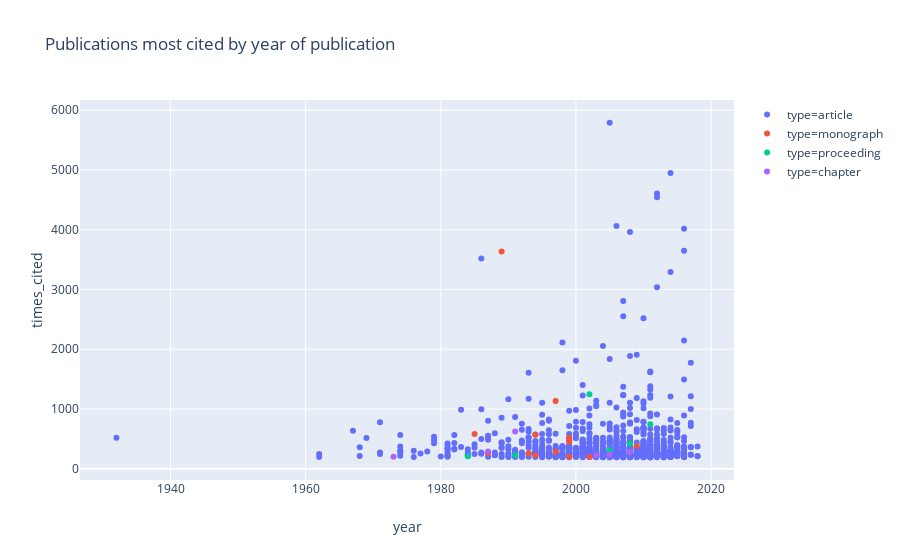

The cell this chart's notebook holds for it:
### Markdown cell above
## Publications most cited by year of publication

### Code cell
px.scatter(df, x="year", y="times_cited", color="type", hover_name="title", 
           hover_data=['type', 'doi', 'year', 'times_cited', 'journal.title'], 
           height=600, title="Publications most cited by year of publication")

### Figure 1 — Plotly figure (JSON) as saved in the notebook; plotly's stock layout.template omitted (floating-point values rounded to 4 significant figures; data arrays with more than 128 entries replaced by an {"elided": "..."} marker saying what was removed)
{"data": [{"customdata": {"elided": "974x5 mixed values"}, "hoverlabel": {"namelength": 0}, "hovertemplate": "<b>%{hovertext}</b><br><br>type=%{customdata[0]}<br>year=%{customdata[2]}<br>times_cited=%{customdata[3]}<br>doi=%{customdata[1]}<br>journal.title=%{customdata[4]}", "hovertext": {"elided": "974 str values"}, "legendgroup": "type=article", "marker": {"color": "#636efa", "symbol": "circle"}, "mode": "markers", "name": "type=article", "showlegend": true, "type": "scatter", "uid": "c2ab5a4c-85b5-4963-8d34-28e819705d32", "x": {"elided": "974 int values"}, "xaxis": "x", "y": {"elided": "974 int values"}, "yaxis": "y"}, {"customdata": [["monograph", "10.1007/978-3-662-02581-9", 1989, 3637, null], ["monograph", "10.1007/978-0-8176-4755-1", 1997, 1135, null], ["monograph", "10.1007/978-1-4757-5323-3", 1985, 584, null], ["monograph", "10.1007/978-1-4419-8524-8", 1994, 568, null], ["monograph", "10.1007/978-3-642-58412-1", 1999, 520, null], ["monograph", "10.1007/978-1-4471-0549-7", 1999, 452, null], ["monograph", "10.1007/978-1-84628-642-1", 2009, 382, null], ["monograph", "10.1007/978-1-4612-2020-6", 1997, 287, null], ["monograph", "10.1007/978-3-642-84942-8", 1993, 261, null], ["monograph", "10.1007/978-1-4899-3614-1", 1987, 261, null], ["monograph", "10.1007/978-1-4612-4284-0", 1994, 226, null], ["monograph", "10.1007/978-3-662-03952-6", 1999, 202, null], ["monograph", "10.1007/978-3-662-04929-7", 2002, 198, null]], "hoverlabel": {"namelength": 0}, "hovertemplate": "<b>%{hovertext}</b><br><br>type=%{customdata[0]}<br>year=%{customdata[2]}<br>times_cited=%{customdata[3]}<br>doi=%{customdata[1]}<br>journal.title=%{customdata[4]}", "hovertext": ["Nonlinear Control Systems, An Introduction", "Optimal Control and Viscosity Solutions of Hamilton-Jacobi-Bellman Equations", "Geometry of Algebraic Curves, Volume I", "The Mathematical Theory of Dilute Gases", "Complexity and Approximation, Combinatorial Optimization Problems and Their Approximability Properties", "Nonlinear Control Systems II", "Robotics, Modelling, Planning and Control", "Output Regulation of Uncertain Nonlinear Systems", "Products of Random Matrices, in Statistical Physics", "Elliptic Differential Equations and Obstacle Problems", "Mathematical Theory of Incompressible Nonviscous Fluids", "Statistical Mechanics, A Short Treatise", "Quantum Theory and Its Stochastic Limit"], "legendgroup": "type=monograph", "marker": {"color": "#EF553B", "symbol": "circle"}, "mode": "markers", "name": "type=monograph", "showlegend": true, "type": "scatter", "uid": "30b5d5fc-dc8b-4451-a136-d313891ce16d", "x": [1989, 1997, 1985, 1994, 1999, 1999, 2009, 1997, 1993, 1987, 1994, 1999, 2002], "xaxis": "x", "y": [3637, 1135, 584, 568, 520, 452, 382, 287, 261, 261, 226, 202, 198], "yaxis": "y"}, {"customdata": [["proceeding", "10.1145/543613.543644", 2002, 1248, null], ["proceeding", "10.1109/icra.2011.5979949", 2011, 745, null], ["proceeding", "10.1145/1460877.1460889", 2008, 424, null], ["proceeding", "10.1109/robot.2005.1570477", 2005, 310, null], ["proceeding", "10.1109/cdc.1991.261620", 1991, 228, null], ["proceeding", "10.1109/cdc.1984.272107", 1984, 208, null]], "hoverlabel": {"namelength": 0}, "hovertemplate": "<b>%{hovertext}</b><br><br>type=%{customdata[0]}<br>year=%{customdata[2]}<br>times_cited=%{customdata[3]}<br>doi=%{customdata[1]}<br>journal.title=%{customdata[4]}", "hovertext": ["Data integration: a theoretical perspective", "g2O: A General Framework for Graph Optimization", "Scalable and efficient provable data possession", "Improving Grid-based SLAM with Rao-Blackwellized Particle Filters by Adaptive Proposals and Selective Resampling", "Control of mechanical systems with second-order nonholonomic constraints: underactuated manipulators", "Nonlinear feedback in robot arm control"], "legendgroup": "type=proceeding", "marker": {"color": "#00cc96", "symbol": "circle"}, "mode": "markers", "name": "type=proceeding", "showlegend": true, "type": "scatter", "uid": "a022174c-ad0a-4c59-860c-3e35a5c7c5d5", "x": [2002, 2011, 2008, 2005, 1991, 1984], "xaxis": "x", "y": [1248, 745, 424, 310, 228, 208], "yaxis": "y"}, {"customdata": [["chapter", "10.1016/s0065-3233(08)60197-7", 1991, 624, null], ["chapter", "10.1002/9780470110539.ch5", 1987, 290, null], ["chapter", "10.1016/s0065-308x(08)00202-9", 2008, 287, null], ["chapter", "10.1007/978-3-540-77688-8_5", 2008, 273, null], ["chapter", "10.1007/bfb0036073", 2005, 240, null], ["chapter", "10.1007/978-3-540-24593-3_4", 2003, 228, null], ["chapter", "10.1007/978-3-662-39776-3_3", 1973, 200, null]], "hoverlabel": {"namelength": 0}, "hovertemplate": "<b>%{hovertext}</b><br><br>type=%{customdata[0]}<br>year=%{customdata[2]}<br>times_cited=%{customdata[3]}<br>doi=%{customdata[1]}<br>journal.title=%{customdata[4]}", "hovertext": ["Protein Hydration and Function", "Assays for Superoxide Dismutase", "Chapter 2 Advances and Trends in the Molecular Systematics of Anisakid Nematodes, with Implications for their Evolutionary Ecology and Host—Parasite Co-evolutionary Processes", "Linking Data to Ontologies", "Feedback control of a nonholonomic car-like robot", "Automatic Composition of E-services That Export Their Behavior", "Existence Theorems in Elasticity"], "legendgroup": "type=chapter", "marker": {"color": "#ab63fa", "symbol": "circle"}, "mode": "markers", "name": "type=chapter", "showlegend": true, "type": "scatter", "uid": "b22865d5-3e6d-4a4c-93ca-2f1534051561", "x": [1991, 1987, 2008, 2008, 2005, 2003, 1973], "xaxis": "x", "y": [624, 290, 287, 273, 240, 228, 200], "yaxis": "y"}], "layout": {"autosize": true, "grid": {"xaxes": ["x"], "xgap": 0.1, "xside": "bottom", "yaxes": ["y"], "ygap": 0.1, "yside": "left"}, "legend": {"tracegroupgap": 0}, "title": {"text": "Publications most cited by year of publication"}, "xaxis": {"autorange": true, "range": [1927.0, 2023.0], "title": {"text": "year"}, "type": "linear"}, "yaxis": {"autorange": true, "range": [-217.0, 6200.0], "title": {"text": "times_cited"}, "type": "linear"}}}
